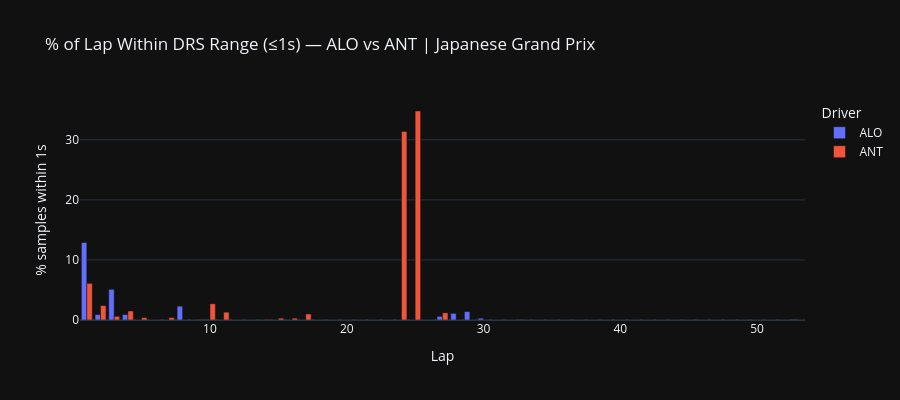

The notebook cell saved with this chart:
### Code cell
# ── 5.2 Laps spent within DRS range — full race ───────────────────────────────
# For each lap, what % of samples was the driver within 1s of the car ahead?
# High % = in a DRS train or pressuring for an overtake.
drs_range = con.execute(f"""
    SELECT
        abbreviation,
        lap_number,
        ROUND(
            100.0 * SUM(CASE
                WHEN distance_to_driver_ahead > 0
                 AND distance_to_driver_ahead <= 1.0 THEN 1
                ELSE 0
            END) / COUNT(*),
            1
        ) AS pct_within_drs_range
    FROM staging.stg_fastf1_telemetry
    WHERE season      = {SEASON}
      AND round       = {ROUND}
      AND abbreviation IN ('{DRIVER_A}', '{DRIVER_B}')
    GROUP BY abbreviation, lap_number
    ORDER BY abbreviation, lap_number
""").df()

fig = px.bar(
    drs_range,
    x="lap_number",
    y="pct_within_drs_range",
    color="abbreviation",
    barmode="group",
    title=f"% of Lap Within DRS Range (≤1s) — {DRIVER_A} vs {DRIVER_B} | {round_name}",
    labels={
        "lap_number": "Lap",
        "pct_within_drs_range": "% samples within 1s",
        "abbreviation": "Driver",
    },
    template=PLOTLY_TEMPLATE,
)
fig.update_layout(height=400)
fig.show()

### Figure 1 — Plotly figure (JSON) as saved in the notebook; plotly's stock layout.template omitted (floating-point values rounded to 4 significant figures)
{"data": [{"alignmentgroup": "True", "hovertemplate": "Driver=ALO<br>Lap=%{x}<br>% samples within 1s=%{y}<extra></extra>", "legendgroup": "ALO", "marker": {"color": "#636efa", "pattern": {"shape": ""}}, "name": "ALO", "offsetgroup": "ALO", "orientation": "v", "showlegend": true, "textposition": "auto", "type": "bar", "x": [1, 2, 3, 4, 5, 6, 7, 8, 9, 10, 11, 12, 13, 14, 15, 16, 17, 18, 19, 20, 21, 22, 23, 24, 25, 26, 27, 28, 29, 30, 31, 32, 33, 34, 35, 36, 37, 38, 39, 40, 41, 42, 43, 44, 45, 46, 47, 48, 49, 50, 51, 52], "xaxis": "x", "y": [12.9, 0.9, 5.1, 0.9, 0, 0, 0, 2.3, 0, 0.1, 0, 0, 0, 0, 0, 0, 0, 0, 0, 0, 0, 0, 0, 0, 0, 0, 0.6, 1.1, 1.4, 0.3, 0, 0, 0.1, 0, 0, 0, 0, 0, 0, 0, 0, 0, 0, 0, 0, 0, 0, 0, 0, 0, 0, 0], "yaxis": "y"}, {"alignmentgroup": "True", "hovertemplate": "Driver=ANT<br>Lap=%{x}<br>% samples within 1s=%{y}<extra></extra>", "legendgroup": "ANT", "marker": {"color": "#EF553B", "pattern": {"shape": ""}}, "name": "ANT", "offsetgroup": "ANT", "orientation": "v", "showlegend": true, "textposition": "auto", "type": "bar", "x": [1, 2, 3, 4, 5, 6, 7, 8, 9, 10, 11, 12, 13, 14, 15, 16, 17, 18, 19, 20, 21, 22, 23, 24, 25, 26, 27, 28, 29, 30, 31, 32, 33, 34, 35, 36, 37, 38, 39, 40, 41, 42, 43, 44, 45, 46, 47, 48, 49, 50, 51, 52, 53], "xaxis": "x", "y": [6.1, 2.4, 0.6, 1.5, 0.4, 0, 0.4, 0, 0.1, 2.7, 1.3, 0, 0, 0.1, 0.3, 0.3, 1, 0, 0, 0, 0, 0, 0, 31.4, 34.8, 0, 1.2, 0, 0, 0, 0, 0, 0, 0, 0, 0, 0, 0, 0, 0, 0, 0, 0, 0, 0, 0, 0, 0, 0, 0, 0, 0, 0], "yaxis": "y"}], "layout": {"barmode": "group", "height": 400, "legend": {"title": {"text": "Driver"}, "tracegroupgap": 0}, "title": {"text": "% of Lap Within DRS Range (≤1s) — ALO vs ANT | Japanese Grand Prix"}, "xaxis": {"anchor": "y", "domain": [0, 1], "title": {"text": "Lap"}}, "yaxis": {"anchor": "x", "domain": [0, 1], "title": {"text": "% samples within 1s"}}}}
